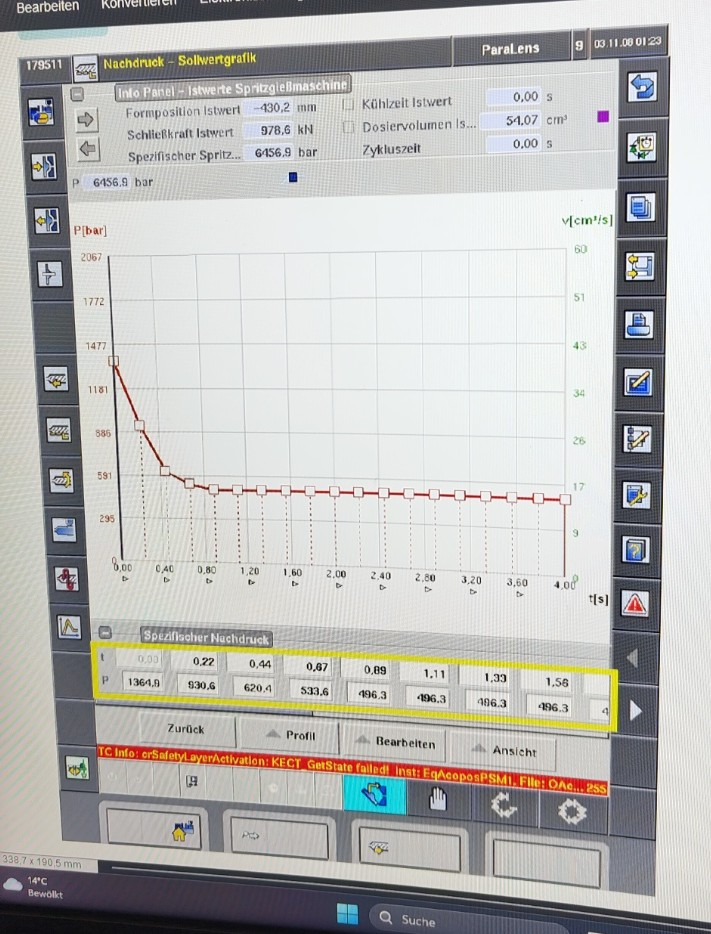
#> input picture prototype/display4_rect_test.jpg, 711 x 934 px, given in place of h264.sdp, which was not available
$ python stream_logger.py
#> lines starting #> are read from the running program, lines starting #| are printed output that depends on the picture; after the words box and inside, x2 and y2 are one past the last pixel; in counts of white or black regions, pixels touching at a corner belong together; pictures that were not available may be replaced by others from this repository, and a replacement may not be noted
import os
import json
import cv2
import numpy as np
from typing import List, Optional, Tuple


"""
Stream-only console logger for template-based UI box detection.

- No GUI windows, no imshow, no waits.
- Fixed constants at top for production-like behavior; change by editing constants.
- Outputs a single JSON object on success (suitable for integration/porting to Kotlin).
"""


# =========================
# Constants (edit as needed)
# =========================

# RTSP/Video source
RTSP_URL = "rtsp://192.168.1.183:8080/h264.sdp"

# Rotate each frame (OpenCV constants): None or cv2.ROTATE_90_CLOCKWISE/COUNTERCLOCKWISE/180
FRAME_ROTATE = cv2.ROTATE_90_CLOCKWISE

# Screen region assumption inside the camera frame (percentage of width, 3:4 aspect)
SCREEN_WIDTH_RATIO = 0.80  # 80% of frame width
SCREEN_ASPECT_W = 3
SCREEN_ASPECT_H = 4

# Matching thresholds
CONTOUR_POLY_EPSILON_FACTOR = 0.02  # fraction of arc length for approxPolyDP
MIN_IOU_FOR_MATCH = 0.30
BOX_ACCURACY_THRESHOLD = 0.60  # fraction of boxes that must be matched

# Homography / virtual template size (in pixels) used for geometric mapping
TEMPLATE_TARGET_W = 1200
TEMPLATE_TARGET_H = 1600  # keep 3:4

# JSON-Template laden (Datei mit Liste von Box-Objekten)
def load_template_from_json(file_path):
    try:
        with open(file_path, "r", encoding="utf-8") as f:
#> (reads template-gen/templates/0.1 Bildschirmaufbau_Screendetection.json from the repository)
            data = json.load(f)
        if not isinstance(data, list):
            raise ValueError("Template JSON muss eine Liste sein.")

        normalized_boxes = []
        for item in data:
            # Nur Elemente mit den benötigten Schlüsseln übernehmen
            if not all(k in item for k in ("id", "x", "y", "width", "height")):
                continue
            normalized_boxes.append({
                "id": str(item["id"]),
                "x": float(item["x"]),
                "y": float(item["y"]),
                "width": float(item["width"]),
                "height": float(item["height"]),
            })

        if not normalized_boxes:
            raise ValueError("Keine gültigen Boxen in JSON gefunden.")
        return normalized_boxes
    except Exception as e:
        print(f"Fehler beim Laden der Template-Datei '{file_path}': {e}")
        return None

# Fester JSON-Pfad fürs schnelle Testen (ohne CLI-Argumente)
JSON_TEMPLATE_PATH = os.path.join(
    os.path.dirname(__file__),
    "templates",
    "0.1 Bildschirmaufbau_Screendetection.json",
)

TEMPLATE_BOXES = load_template_from_json(JSON_TEMPLATE_PATH)

# =========================
# Utility functions
# =========================

def iou(rect_a: Tuple[int, int, int, int], rect_b: Tuple[int, int, int, int]) -> float:
    xA = max(rect_a[0], rect_b[0])
    yA = max(rect_a[1], rect_b[1])
    xB = min(rect_a[0] + rect_a[2], rect_b[0] + rect_b[2])
    yB = min(rect_a[1] + rect_a[3], rect_b[1] + rect_b[3])
    inter_w = max(0, xB - xA)
    inter_h = max(0, yB - yA)
    inter_area = inter_w * inter_h
    area_a = rect_a[2] * rect_a[3]
    area_b = rect_b[2] * rect_b[3]
    union = area_a + area_b - inter_area
    return inter_area / union if union > 0 else 0.0


def percent_box_to_pts(box: dict, template_w: int, template_h: int) -> np.ndarray:
    x, y, w, h = box["x"], box["y"], box["width"], box["height"]
    tl = [x / 100.0 * template_w, y / 100.0 * template_h]
    tr = [(x + w) / 100.0 * template_w, y / 100.0 * template_h]
    br = [(x + w) / 100.0 * template_w, (y + h) / 100.0 * template_h]
    bl = [x / 100.0 * template_w, (y + h) / 100.0 * template_h]
    return np.float32([tl, tr, br, bl])


def rect_to_pts_xywh(rect: Tuple[int, int, int, int]) -> np.ndarray:
    x, y, w, h = rect
    tl = [x, y]
    tr = [x + w, y]
    br = [x + w, y + h]
    bl = [x, y + h]
    return np.float32([tl, tr, br, bl])


def build_correspondences(template_boxes: List[dict], matches: List[Optional[Tuple[int, int, int, int]]],
                          template_w: int, template_h: int) -> Tuple[Optional[np.ndarray], Optional[np.ndarray]]:
    src_pts = []
    dst_pts = []
    for tb, m in zip(template_boxes, matches):
        if m is None:
            continue
        src_pts.append(percent_box_to_pts(tb, template_w, template_h))
        dst_pts.append(rect_to_pts_xywh(m))
    if not src_pts:
        return None, None
    return np.vstack(src_pts), np.vstack(dst_pts)


def compute_homography_from_partial(template_boxes: List[dict], matches: List[Optional[Tuple[int, int, int, int]]],
                                    template_w: int, template_h: int) -> Tuple[Optional[np.ndarray], Optional[np.ndarray]]:
    src_pts, dst_pts = build_correspondences(template_boxes, matches, template_w, template_h)
    if src_pts is None or len(src_pts) < 4:
        return None, None
    H, mask = cv2.findHomography(src_pts, dst_pts, method=cv2.RANSAC, ransacReprojThreshold=3.0)
    return H, mask


def to_serializable_matrix(matrix: Optional[np.ndarray]) -> Optional[List[List[float]]]:
    if matrix is None:
        return None
    return [[float(matrix[r, c]) for c in range(matrix.shape[1])] for r in range(matrix.shape[0])]


# =========================
# Core stream logic
# =========================

def run_stream_detection() -> int:
    # Low-latency RTSP options if using FFMPEG backend
    os.environ["OPENCV_FFMPEG_CAPTURE_OPTIONS"] = os.environ.get(
        "OPENCV_FFMPEG_CAPTURE_OPTIONS", "rtsp_transport;udp|max_delay;0"
    )

    cap = cv2.VideoCapture(RTSP_URL)
    cap.set(cv2.CAP_PROP_BUFFERSIZE, 1)

    if not cap.isOpened():
        print(json.dumps({
            "event": "error",
            "message": "Unable to open video source",
            "rtsp_url": RTSP_URL,
        }))
        return 1

    print(json.dumps({"event": "start", "rtsp_url": RTSP_URL}))

    ui_screen_boxes: Optional[List[Optional[Tuple[int, int, int, int]]]] = None
    frame_count = 0

    try:
        while True:
            # Drain buffer to keep latency low
            for _ in range(3):
                cap.grab()

            ret, frame = cap.retrieve()
#> frame is the input picture: shape (934, 711, 3); mean B, G, R 183.9, 186.2, 186.4
#> ret = True
            if not ret:
                ret, frame = cap.read()
            if not ret:
                print(json.dumps({"event": "warning", "message": "Failed to read frame"}))
                continue

            if FRAME_ROTATE is not None:
                frame = cv2.rotate(frame, FRAME_ROTATE)
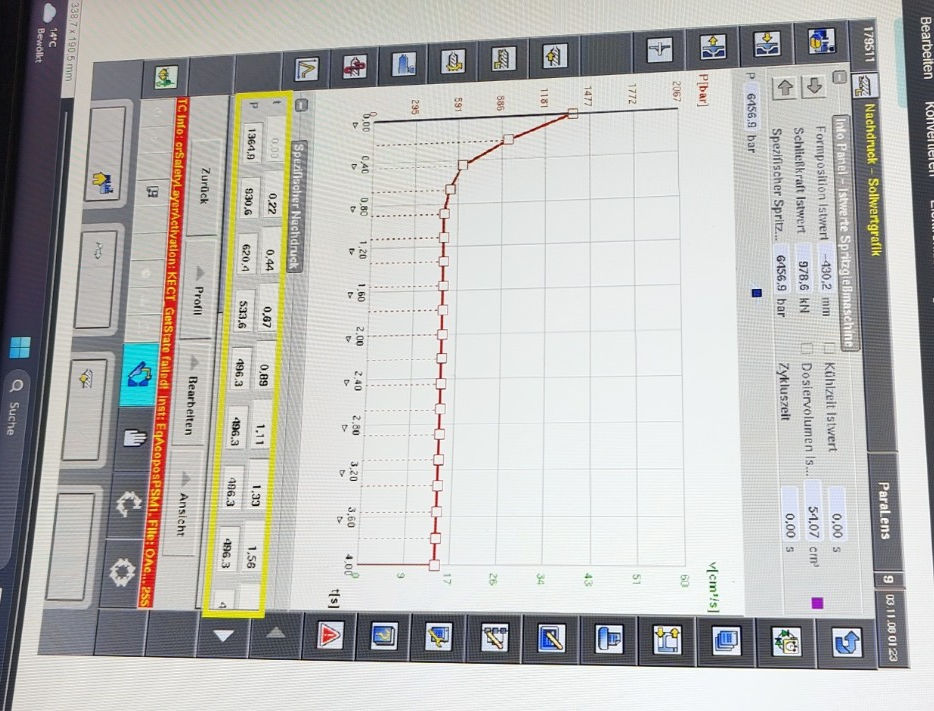
#> frame: shape (711, 934, 3); mean B, G, R 183.9, 186.2, 186.4

            h, w = frame.shape[:2]
#> h = 711; w = 934

            # Compute assumed screen area within the frame
            screen_w = int(w * SCREEN_WIDTH_RATIO)
#> screen_w = 747
            screen_h = int(screen_w * SCREEN_ASPECT_H / SCREEN_ASPECT_W)
#> screen_h = 996
            screen_x = (w - screen_w) // 2
#> screen_x = 93
            screen_y = (h - screen_h) // 2
#> screen_y = -143

            # Transform template boxes into pixel coordinates of the assumed screen rectangle
            template_px: List[Tuple[int, int, int, int]] = []
            for b in TEMPLATE_BOXES:
                x = screen_x + int(b["x"] / 100 * screen_w)
                y = screen_y + int(b["y"] / 100 * screen_h)
                bw = int(b["width"] / 100 * screen_w)
                bh = int(b["height"] / 100 * screen_h)
                template_px.append((x, y, bw, bh))

            # Edge detection and contour extraction
            gray = cv2.cvtColor(frame, cv2.COLOR_BGR2GRAY)
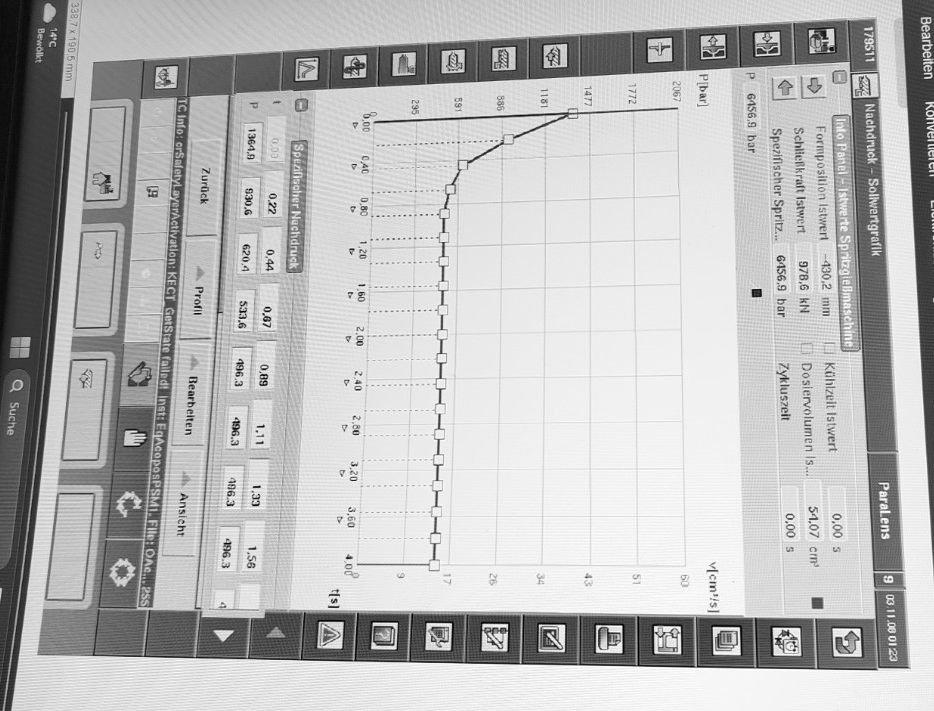
#> gray: shape (711, 934); min 0, max 255, mean 186
            edges = cv2.Canny(gray, 50, 150)
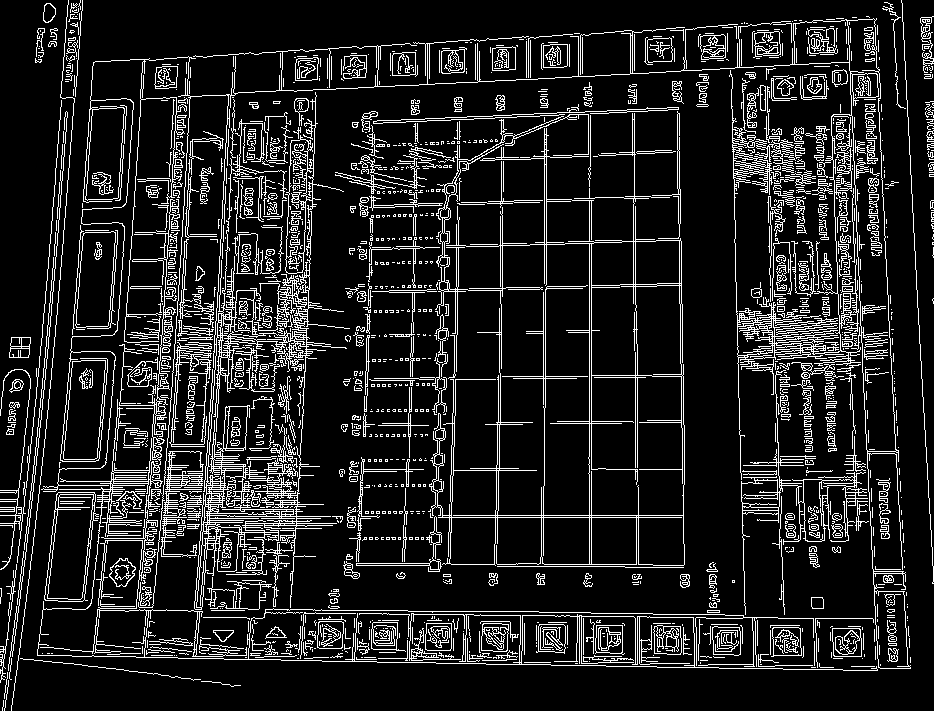
#> edges: shape (711, 934); 12.9% white in thin lines or dots
            contours, _ = cv2.findContours(edges, cv2.RETR_EXTERNAL, cv2.CHAIN_APPROX_SIMPLE)
#> contours = 1307 contours, 1145 with area under 20; largest, box (x1, y1, x2, y2) and area: (429, 113, 685, 566) 64685, (41, 18, 911, 669) 51684, (37, 199, 878, 671) 20839, (44, 492, 99, 602) 4288, (75, 231, 116, 328) 3088

            matched_template_boxes: List[Optional[Tuple[int, int, int, int]]] = [None] * len(template_px)

            for cnt in contours:
                perim = cv2.arcLength(cnt, True)
                approx = cv2.approxPolyDP(cnt, CONTOUR_POLY_EPSILON_FACTOR * perim, True)
                if len(approx) == 4:
                    x, y, bw, bh = cv2.boundingRect(approx)

                    # Compare to all template boxes and keep best IoU match
                    best_iou = 0.0
                    best_idx = -1
                    for idx, tb in enumerate(template_px):
                        current_iou = iou((x, y, bw, bh), tb)
                        if current_iou > best_iou:
                            best_iou = current_iou
                            best_idx = idx

                    if best_iou > MIN_IOU_FOR_MATCH and best_idx != -1:
                        matched_template_boxes[best_idx] = (x, y, bw, bh)
#> this loop made 1307 passes
#> (perim, approx, x, y, bw, bh) on passes 21, 24: (43.41, [[356, 657], [356, 659], [376, 659], [357, 659]], 356, 657, 21, 3), (22.83, [[713, 656], [714, 657], [724, 657], [714, 657]], 713, 656, 12, 2)
#> (perim, approx) on passes 3, 4, 5, 6, 7, 9: (63.31, [[8, 680], [4, 710]]), (54.49, [[7, 672], [4, 698]]), (8, [[811, 667], [815, 667]]), (46, [[851, 666], [874, 666]]), (2, [[760, 664], [761, 664]]), (2, [[700, 662], [700, 663]])

            # Compute accuracy and optionally emit periodic progress logs
            accuracy = 1.0 - matched_template_boxes.count(None) / max(1, len(matched_template_boxes))

            frame_count += 1
            if frame_count % 15 == 0:  # throttle progress logs
                print(json.dumps({
                    "event": "progress",
                    "frame": frame_count,
                    "matched": len(matched_template_boxes) - matched_template_boxes.count(None),
                    "total": len(matched_template_boxes),
                    "accuracy": round(accuracy, 4),
                }))

            if len(matched_template_boxes) > 0 and accuracy >= BOX_ACCURACY_THRESHOLD:
                ui_screen_boxes = matched_template_boxes
                break

        if ui_screen_boxes is None:
            print(json.dumps({
                "event": "error",
                "message": "No sufficient matches obtained",
            }))
            return 2

        # Compute homography from partial matches with virtual template size
        H, mask = compute_homography_from_partial(
            TEMPLATE_BOXES, ui_screen_boxes, TEMPLATE_TARGET_W, TEMPLATE_TARGET_H
        )

        if H is None:
            print(json.dumps({
                "event": "error",
                "message": "Insufficient correspondences for homography",
            }))
            return 3

        # Emit final result as a single JSON payload
        output = {
            "event": "result",
            "accuracy_threshold": BOX_ACCURACY_THRESHOLD,
            "accuracy": round(1.0 - ui_screen_boxes.count(None) / max(1, len(ui_screen_boxes)), 6),
            "template_target_size": {"w": TEMPLATE_TARGET_W, "h": TEMPLATE_TARGET_H},
            "homography": to_serializable_matrix(H),
            "homography_inliers_mask": None if mask is None else [int(v[0]) for v in mask.tolist()],
            "matched_boxes": [
                None if m is None else {"x": int(m[0]), "y": int(m[1]), "w": int(m[2]), "h": int(m[3])}
                for m in ui_screen_boxes
            ],
            "template_boxes": TEMPLATE_BOXES,
        }
        print(json.dumps(output))
        return 0

    finally:
        cap.release()


if __name__ == "__main__":
    exit_code = run_stream_detection()
    # Avoid using sys.exit to keep it simple in some embedded callers
    # but still provide a clear numeric exit code when executed as a script.
    if exit_code != 0:
        print(json.dumps({"event": "end", "status": "failure", "code": exit_code}))
    else:
        print(json.dumps({"event": "end", "status": "success", "code": exit_code}))
